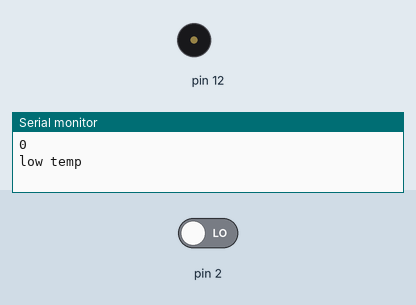
Recording of a sketch running on a simulated Arduino Uno, built with avr-gcc and run on an emulated ATmega328P. On the bench: buzzer (waves = sounding), the last lines printed to the serial monitor. Inputs (shaded band) come from the test bench; at power-on: pin 2 LOW.

Above: at 0.1 s.
At 4.8 s:
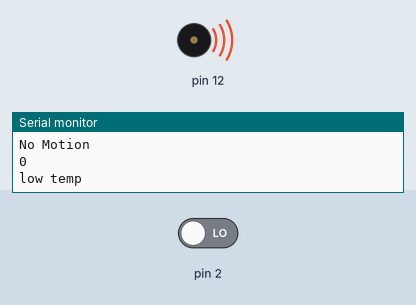
4.9 s: pin 2 driven HIGH
Timing chart, 0 to 16.5 s (numbered marks = the images above; inputs shaded):
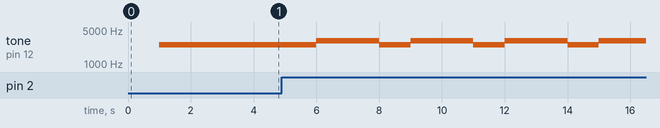

The sketch:

brilliant_blad1.ino
```cpp
int tempMode=0;
int t;
void setup()
{
  Serial.begin(9600);
  pinMode(2, INPUT);
  pinMode(12,OUTPUT);
}
void loop()
{
  int motion=digitalRead(2);
  if(motion==1){
  	Serial.println("Motion detected");
    tone(12,3000);
    delay(1000);
  }
  t=tempMode;
    Serial.println(t);
    if(t>60)
    {
      tone(12,4000);
      delay(1000);
    }
  else
    Serial.println("low temp");
  delay(1000);
    Serial.println("No Motion");
  tone(12,2500);
    delay(1000);
  }
  
```

Measured:
- after the input at 4.9 s, tone on pin 12: alternates 3000 Hz for 2.0 s and 2500 Hz for 1.0 s, starting after 1.1 s
